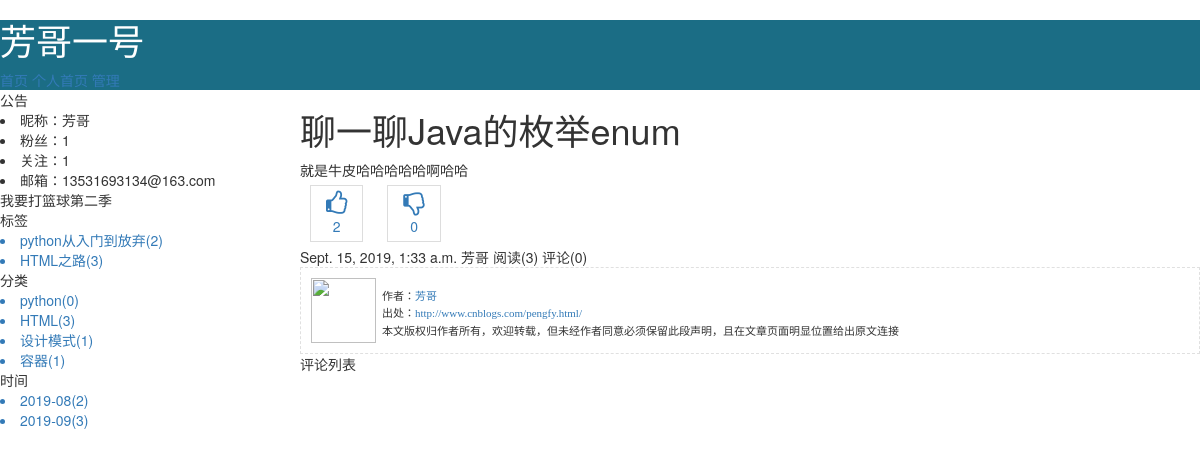
/pengfy/8.html, run on the app's committed database.
### repository/models.py (models this page shows, shortened)
class Blog(models.Model):
    bid = models.AutoField(primary_key=True)
    title = models.CharField(max_length=60,verbose_name="个人博客标题")
    site  = models.CharField(max_length=32,verbose_name="个人博客前缀",unique=True)
    theme = models.CharField(max_length=32,verbose_name="博客主题")
    user = models.OneToOneField(to="UserInfo",to_field="nid",on_delete=models.CASCADE)
    class Meta:
        verbose_name_plural="个人博客"

class UserInfo(models.Model):
    nid = models.BigAutoField(primary_key=True)
    username = models.CharField(max_length=32,verbose_name="用户名",unique=True)
    password = models.CharField(max_length=64,verbose_name="密码")
    nickname = models.CharField(max_length=32,verbose_name="昵称")
    email = models.EmailField(verbose_name="邮箱",unique=True)
    avatar = models.ImageField(verbose_name="头像",upload_to='static/user_avatar')
    createtime = models.DateTimeField(verbose_name="创建时间",auto_now_add=True)
    fans = models.ManyToManyField(verbose_name="粉丝",
                                  to="UserInfo",
                                  through="UserFans",   #自定义第三张表时，使用字段用于指定关系表
                                  related_name="f",
                                  through_fields= ("user","follower"),
                                  )
    class Meta:
        verbose_name_plural="用户列表"

class Tag(models.Model):
    nid = models.AutoField(primary_key=True)
    title = models.CharField(verbose_name="标签名称",max_length=32)
    blog = models.ForeignKey(verbose_name="所属博客",to="Blog",to_field="bid",on_delete=models.CASCADE)

class Category(models.Model):
    nid = models.AutoField(primary_key=True)
    title = models.CharField(verbose_name="分类名称",max_length=32)
    blog = models.ForeignKey(verbose_name="所属博客",to="Blog",to_field="bid",on_delete=models.CASCADE)
    class Meta:
        verbose_name_plural="个人文章分类"

class Article(models.Model):
    nid = models.BigAutoField(primary_key=True)
    title = models.CharField(verbose_name="文章标题",max_length=128)
    summary = models.CharField(verbose_name="文章简介",max_length=512)
    read_count = models.IntegerField(default=0)
    comment_count = models.IntegerField(default=0)
    up_count = models.IntegerField(default=0)
    down_count = models.IntegerField(default=0)
    create_time = models.DateTimeField(auto_now_add=True)
    blog = models.ForeignKey(verbose_name="所属博客",to="Blog",to_field="bid",on_delete=models.CASCADE)
    categroy = models.ForeignKey(verbose_name="文章类型",to="Category",to_field="nid",on_delete=models.CASCADE)
    article_type_choices = [
        (1,"Python"),
        (2,"Linux"),
        (3,"Java"),
        (4,"Golang"),
    ]
    article_type_id = models.IntegerField(verbose_name="主站分类id",choices=article_type_choices,default=None)
    tag = models.ManyToManyField(
        verbose_name="文章标签",
        to="Tag",
        through="Tag2Article",
    )
    class Meta:
        verbose_name_plural="文章信息"

class ArticleDetail(models.Model):
    content = models.TextField(verbose_name="文章内容")
    article= models.ForeignKey(verbose_name="所属文章",to="Article",to_field="nid",on_delete=models.CASCADE)
    class Meta:
        verbose_name_plural="文章内容"

### web/views/home.py (the view)
# urls.py: re_path(r'^(?P<site>\w+)/(?P<nid>\d+).html',home.detail),
def detail(request,site,nid):
    blog = models.Blog.objects.filter(site=site).first()
    if not blog:
        return redirect('/')
    tag_list = models.Tag.objects.filter(blog_id=blog.bid)
    type_list = models.Category.objects.filter(blog_id=blog.bid)
    date_list = models.Article.objects.raw(
        'select nid, count(nid) as num,strftime("%Y-%m",create_time) as ctime from repository_article group by strftime("%Y-%m",create_time)')
    article_detail = models.ArticleDetail.objects.filter(article_id=nid).first()
    comment_list = models.Comment.objects.filter(article_id=nid).all()
    return render(request,'home_detail.html',
                  {
                      "blog":blog,
                      "tag_list":tag_list,
                      "type_list":type_list,
                      "date_list":date_list,
                      "article":article_detail,
                      "comment_list":comment_list,
                  })

### templates/home_detail.html (shortened to what this page needs)
{% extends "home_layout.html" %}
{% block css %}
    <link rel="stylesheet" href="/static/plugin/kindeditor/themes/default/default.css">
{% endblock %}
{% block content %}
    <h1 class="art_title">{{ article.article.title}}</h1>
    <div class="art_content">
        {{ article.content|safe}}
    </div>
    <div class="recommend">
        <a href="#" class="up"
           style="margin: 5px 10px;display: inline-block;padding: 5px 15px;border: 1px solid #dddddd;text-align: center;">
            <i class="fa fa-thumbs-o-up fa-3" aria-hidden="true" style="font-size: 25px"></i>
            <div>{{ article.article.up_count }}</div>
        </a>
        <a href="#" class="down"
           style="margin: 5px 30px 5px 10px;display: inline-block;padding: 5px 15px;border: 1px solid #dddddd;text-align: center;">
            <i class="fa fa-thumbs-o-down fa-3" aria-hidden="true" style="font-size: 25px"></i>
            <div>{{ article.article.down_count }}</div>
        </a>
    </div>
    <div>
        <span>{{ article.article.create_time }}</span>
        <span>{{ blog.user.nickname }}</span>
        <span>阅读({{ article.article.read_count }})</span>
        <span>评论({{ article.article.comment_count }})</span>
    </div>
    <div id="AllanboltSignature">
        <div style="border-bottom: #e0e0e0 1px dashed; border-left: #e0e0e0 1px dashed; padding: 10px; font-family: 微软雅黑; font-size: 11px; border-top: #e0e0e0 1px dashed; border-right: #e0e0e0 1px dashed; "
             id="PSignature">
            <div style="float:left;width:70px;">
                <img src="/static/imgs/o_Warning.png" style="width:65px;height:65px">
            </div>
            <div style="float:left;padding-top:10px;">
                <div style="padding: 1px">作者：<a href="http://www.cnblogs.com/pengfy/"
                                                target="_blank">{{ blog.user.nickname }}</a></div>
                <div style="padding: 1px">出处：<a href="http://www.cnblogs.com/pengfy/" target="_blank">http://www.cnblogs.com/{{ blog.site }}.html/</a>
                </div>
                <div style="padding: 1px">本文版权归作者所有，欢迎转载，但未经作者同意必须保留此段声明，且在文章页面明显位置给出原文连接</div>
            </div>
        </div>
    </div>
    <div class="art_comment">
        <div class="comment_title">
            评论列表
        </div>
    </div>
{% endblock %}

### templates/home_layout.html (shortened to what this page needs)
<!DOCTYPE html>
<html lang="en">
<head>
    {% block css %}{% endblock %}
    <link rel="stylesheet" href="/static/plugin/font-awesome/css/font-awesome.css">
    <link rel="stylesheet" href="/static/plugin/bootstrap/css/bootstrap.css">
</head>
<body>
<div class="header">
    <h1>{{ blog.title }}</h1>
    <a href="/">首页</a>
    <a href="/{{ blog.site }}.html">个人首页</a>
    <a href="#">管理</a>
</div>
<div class="body">
    <div class="body_menu">
        <div class="notice">
            <div class="notice_header">公告</div>
            <div class="notice_content">
                <li>昵称：{{ blog.user.nickname }}</li>
                <li>粉丝：{{ blog.user.fans.count }}</li>
                <li>关注：{{ blog.user.f.count }}</li>
                <li>邮箱：{{ blog.user.email }}</li>
            </div>
            <div class="memo">
                我要打篮球第二季
            </div>
        </div>
        <div class="tags">
            <div class="tags_header">标签</div>
            <div class="tags_body">
                {% for item in tag_list%}
                    <a href="/{{ blog.site }}/tag/{{ item.nid }}.html"><li>{{ item.title }}({{ item.article_set.count }})</li></a>
                {% endfor %}
            </div>
        </div>
        <div class="types">
            <div class = "types_header">分类</div>
            <div class="types_body">
                {% for item in type_list %}
                    <a href="/{{ blog.site }}/categroy/{{ item.nid }}.html"><li>{{ item.title }}({{ item.article_set.count }})</li></a>
                {% endfor %}
            </div>
        </div>
        <div class="dates">
            <div class = "dates_header">时间</div>
            <div class="dates_body">
                {% for item in date_list %}
                    <a href="/{{ blog.site }}/data/{{ item.ctime }}.html"><li>{{ item.ctime }}({{ item.num }})</li></a>
                {% endfor %}
            </div>
        </div>
    </div>
    <div class="article">
        {% block content %}{% endblock %}
    </div>
</div>
</body>
</html>

### templates/home_layout.html (style rules this page uses)
* { margin: 0 0; }
.header { width: 100%; height: 70px; background-color: #1b6d85; color: white; }
.body_menu { float: left; width: 25%; }
.article { float: left; width: 75%; }

### data on the page
Blog: title "芳哥一号", user.nickname "芳哥", user.fans.count "1", user.f.count "1", user.email "13531693134@163.com", site "pengfy"
Tag: title "python从入门到放弃", article_set.count "2"
Tag: title "HTML之路", article_set.count "3"
Category: title "python", article_set.count "0"
Category: title "HTML", article_set.count "3"
Category: title "设计模式", article_set.count "1"
Category: title "容器", article_set.count "1"
Article: ctime "2019-08", num "2"
Article: ctime "2019-09", num "3"
ArticleDetail: article "聊一聊Java的枚举enum", content "就是牛皮哈哈哈哈哈啊哈哈", article.up_count "2", article.down_count "0", article.create_time "Sept. 15, 2019, 1:33 a.m.", article.read_count "3", article.comment_count "0"
